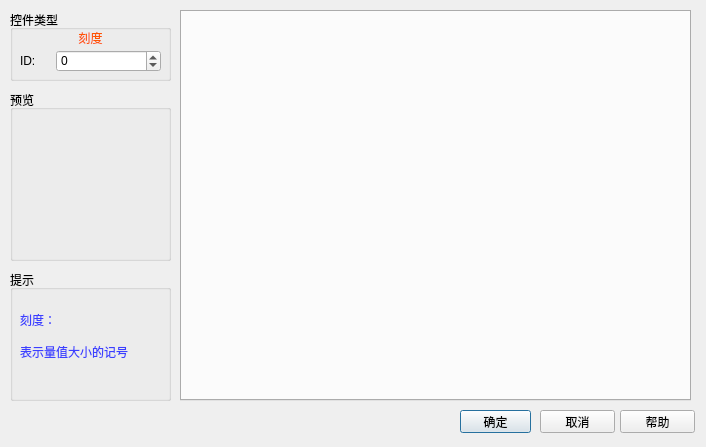
<?xml version="1.0" encoding="UTF-8"?>
<ui version="4.0">
 <class>qScale</class>
 <widget class="QDialog" name="qScale">
  <property name="geometry">
   <rect>
    <x>0</x>
    <y>0</y>
    <width>706</width>
    <height>447</height>
   </rect>
  </property>
  <property name="windowTitle">
   <string>Dialog</string>
  </property>
  <widget class="QPushButton" name="help">
   <property name="geometry">
    <rect>
     <x>620</x>
     <y>410</y>
     <width>75</width>
     <height>23</height>
    </rect>
   </property>
   <property name="focusPolicy">
    <enum>Qt::NoFocus</enum>
   </property>
   <property name="text">
    <string>帮助</string>
   </property>
  </widget>
  <widget class="QTabWidget" name="tabWidget">
   <property name="geometry">
    <rect>
     <x>180</x>
     <y>10</y>
     <width>511</width>
     <height>391</height>
    </rect>
   </property>
   <property name="currentIndex">
    <number>-1</number>
   </property>
  </widget>
  <widget class="QPushButton" name="cancel">
   <property name="geometry">
    <rect>
     <x>540</x>
     <y>410</y>
     <width>75</width>
     <height>23</height>
    </rect>
   </property>
   <property name="focusPolicy">
    <enum>Qt::NoFocus</enum>
   </property>
   <property name="text">
    <string>取消</string>
   </property>
  </widget>
  <widget class="QGroupBox" name="groupBox_preview">
   <property name="geometry">
    <rect>
     <x>10</x>
     <y>90</y>
     <width>161</width>
     <height>171</height>
    </rect>
   </property>
   <property name="title">
    <string>预览</string>
   </property>
   <widget class="QGraphicsView" name="MainView">
    <property name="geometry">
     <rect>
      <x>10</x>
      <y>20</y>
      <width>141</width>
      <height>141</height>
     </rect>
    </property>
    <property name="styleSheet">
     <string notr="true">background-color: rgba(255, 255, 255, 0);</string>
    </property>
   </widget>
  </widget>
  <widget class="QPushButton" name="accept">
   <property name="geometry">
    <rect>
     <x>460</x>
     <y>410</y>
     <width>71</width>
     <height>23</height>
    </rect>
   </property>
   <property name="text">
    <string>确定</string>
   </property>
   <property name="checkable">
    <bool>false</bool>
   </property>
   <property name="default">
    <bool>true</bool>
   </property>
  </widget>
  <widget class="QGroupBox" name="groupBox">
   <property name="geometry">
    <rect>
     <x>10</x>
     <y>10</y>
     <width>161</width>
     <height>71</height>
    </rect>
   </property>
   <property name="title">
    <string>控件类型</string>
   </property>
   <widget class="QLabel" name="label">
    <property name="geometry">
     <rect>
      <x>10</x>
      <y>18</y>
      <width>141</width>
      <height>20</height>
     </rect>
    </property>
    <property name="styleSheet">
     <string notr="true">color: rgb(255, 85, 0);</string>
    </property>
    <property name="text">
     <string>刻度</string>
    </property>
    <property name="alignment">
     <set>Qt::AlignCenter</set>
    </property>
   </widget>
   <widget class="QWidget" name="layoutWidget_2">
    <property name="geometry">
     <rect>
      <x>10</x>
      <y>40</y>
      <width>141</width>
      <height>22</height>
     </rect>
    </property>
    <layout class="QHBoxLayout" name="horizontalLayout">
     <item>
      <widget class="QLabel" name="label_3">
       <property name="maximumSize">
        <size>
         <width>30</width>
         <height>16777215</height>
        </size>
       </property>
       <property name="text">
        <string>ID:</string>
       </property>
      </widget>
     </item>
     <item>
      <widget class="QSpinBox" name="spinBox">
       <property name="minimum">
        <number>-1</number>
       </property>
       <property name="maximum">
        <number>100000</number>
       </property>
      </widget>
     </item>
    </layout>
   </widget>
  </widget>
  <widget class="QGroupBox" name="groupBox_tips">
   <property name="geometry">
    <rect>
     <x>10</x>
     <y>270</y>
     <width>161</width>
     <height>131</height>
    </rect>
   </property>
   <property name="title">
    <string>提示</string>
   </property>
   <widget class="QLabel" name="label_2">
    <property name="geometry">
     <rect>
      <x>10</x>
      <y>20</y>
      <width>141</width>
      <height>91</height>
     </rect>
    </property>
    <property name="styleSheet">
     <string notr="true">color: rgb(60, 63, 255);</string>
    </property>
    <property name="text">
     <string>刻度：

表示量值大小的记号</string>
    </property>
   </widget>
  </widget>
 </widget>
 <resources/>
 <connections/>
</ui>
